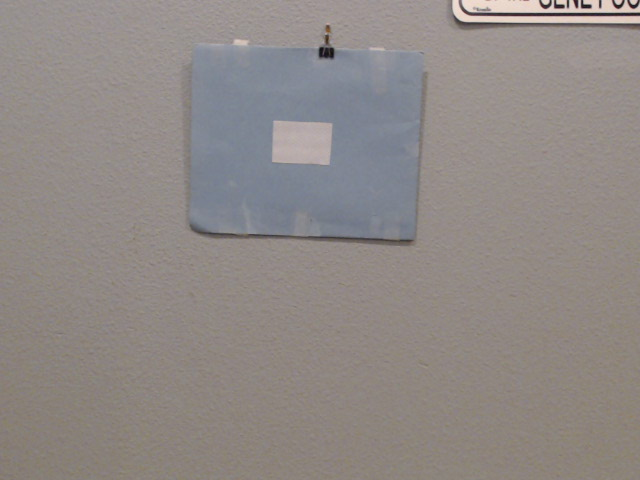
#> input picture py-CV/py-CVideo/Video/video_stream.png, 640 x 480 px, given in place of the camera
$ python video_color_contours.py   (older library calls are emulated)
#> lines starting #> are read from the running program, lines starting #| are printed output that depends on the picture; after the words box and inside, x2 and y2 are one past the last pixel; in counts of white or black regions, pixels touching at a corner belong together; long printed decimals are rounded

"""
In this code:


1. Filtering Color based up HSV values
2. Identifying Shapes - Squares


Press 'q' to quit


"""


import cv2
import numpy as np
import math
import sys


#Starts Video Stream, Number is the Video Scource
video_cap = cv2.VideoCapture(0)


#Funtion to start Video While Loop
def videoStream():

    while(True):

        lower_white = np.array([0,0,167])
        upper_white = np.array([180,255,255])


        #Pulls image from stream
        ret, video_stream = video_cap.read()
#> video_stream is the input picture: shape (480, 640, 3); mean B, G, R 134.3, 137.2, 143.7

        #hsv_frame = cv2.cvtColor(video_stream, cv2.COLOR_BGR2HSV)

        #hsv_mask = cv2.inRange(hsv_frame, lower_white, upper_white)

        #blur_mask = cv2.GaussianBlur(hsv_mask, (3,3),0)

        canny_video = cv2.Canny(video_stream, 50, 200, None, 3)
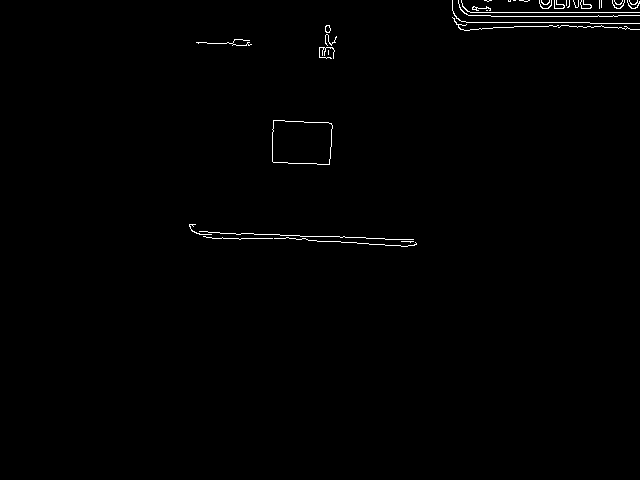
#> canny_video: shape (480, 640); 0.66% white in thin lines or dots, all inside (x1, y1, x2, y2) = (189, 0, 640, 247)


        #Finds the Contours in frame taken, then prints the amount it finds
        _, contours, hierarchy = cv2.findContours(canny_video, cv2.RETR_TREE, cv2.CHAIN_APPROX_SIMPLE)
#> contours = 37 contours, 33 with area under 20; largest, box (x1, y1, x2, y2) and area: (272, 120, 333, 165) 2430, (272, 120, 333, 165) 2428, (325, 25, 331, 33) 30, (325, 25, 331, 33) 26
        print(len(contours))
#| 37

        #Array for storing flitered Contours
        filtered = []
        upper = 0.1
        lower = 0.08


        #For loop for filtering out contours based on pixel Area
        for c in contours:
            if cv2.contourArea(c) == 0:
                continue
            elif (cv2.arcLength(c, True) / cv2.contourArea(c)) > upper:
                testratio1 = (cv2.arcLength(c, True) / cv2.contourArea(c))
                continue
            elif (cv2.arcLength(c, True) / cv2.contourArea(c)) < lower:
                testratio2 = (cv2.arcLength(c, True) / cv2.contourArea(c))
                continue
            else:
                filtered.append(c)
#> this loop made 37 passes
#> testratio1 on passes 1, 2, 5, 9, 10, 11, 13, 14, 15, 17, 18, 19: 24.83, 199.9, 10.21, 19.72, 56.14, 13.55, 0.722, 0.743, 38.95, 3.59, 1.5, 6.69
#> c on passes 8, 16, 22, 23, 27, 32: [[328, 50], [328, 54]], [[486, 10], [487, 10]], [[601, 0], [601, 7]], [[599, 0], [599, 8]], [[566, 0], [566, 5]], [[513, 0], [515, 0]]
#> after the loop, filtered = 2 contours; box (x1, y1, x2, y2) and area: (272, 120, 333, 165) 2430, (272, 120, 333, 165) 2428
        print(len(filtered))
#| 2

        objects = np.zeros([video_stream.shape[0], video_stream.shape[1],3], 'uint8')

        #For Loop for Filtering Contours - C the number of filtered countours in the array Filtered[]
        for c in filtered:

            #Draws and outline around the contour, green
            cv2.drawContours(objects, [c], -1, (0,255,0), 3)


            #Centriod
            # Had to add +1 to advoid Dividion by Zero erro
            M = cv2.moments(c)
            cx = int( M['m10']/(M['m00'] + 1))
            cy = int( M['m01']/(M['m00'] + 1))

            #Centriods
            cv2.circle(objects, (cx,cy), 4, (0, 0, 255), -1)
            #Area and Perimter
            area = cv2.contourArea(c)
            perimeter = cv2.arcLength(c, True)

            print("(X,Y): ", cx, cy, "Permeter:", perimeter, "Area:", area, "Apsect Ratio:",)
#> this loop made 2 passes
#> (cx, cy, area, perimeter) on passes 1 to 2: (301, 141, 2429.5, 202.4), (301, 141, 2428, 200.6)
#| (X,Y):  301 141 Permeter: 202.385 Area: 2429.5 Apsect Ratio:
#| (X,Y):  301 141 Permeter: 200.627 Area: 2428.0 Apsect Ratio:

        cv2.imshow("Video", canny_video)


        cv2.imshow("Objects", objects)


        #Picture / Break if statement
        ch2 = cv2.waitKey(1)
#> (key q is pressed here)
        if ch2 & 0xFf == ord('q'):
            break


#def distComparison():
   # x= 12

#Function to end video capture and close the windows
def endVideo():
    video_cap.release()
    cv2.destroyAllWindows()

#Main Function
def main():
    videoStream()
    endVideo()

#If Statement to call main function
if __name__ == '__main__':
    main()
